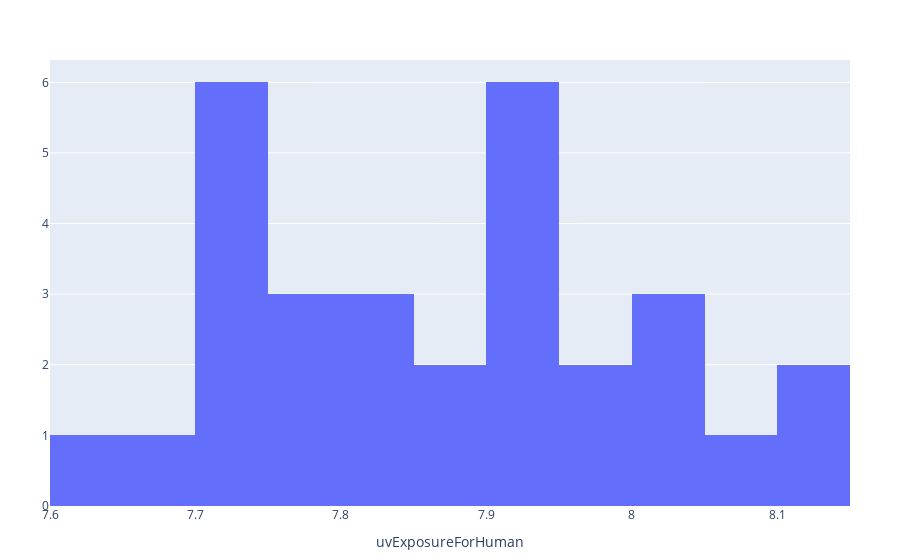

The notebook cell saved with this chart:
### Code cell
savefig(condbased_805_plot_hm, "rq3-locomotec-condbased-805-hm.pdf")
condbased_805_plot_hm

### Figure 1 — Plotly figure (JSON) as saved in the notebook; plotly's stock layout.template omitted (floating-point values rounded to 4 significant figures)
{"data": [{"nbinsx": 15, "type": "histogram", "x": [7.86, 7.61, 7.97, 7.65, 7.7, 7.84, 7.91, 7.73, 8.1, 7.82, 7.83, 7.96, 8.02, 7.74, 7.87, 8.04, 7.78, 7.74, 7.93, 8.03, 7.73, 7.93, 7.77, 7.75, 7.91, 8.11, 7.91, 7.94, 8.09, 7.73], "xaxis": "x", "yaxis": "y"}], "layout": {"legend": {"tracegroupgap": 0}, "margin": {"b": 50, "l": 50, "r": 50, "t": 60}, "xaxis": {"title": {"text": "uvExposureForHuman"}}}}
